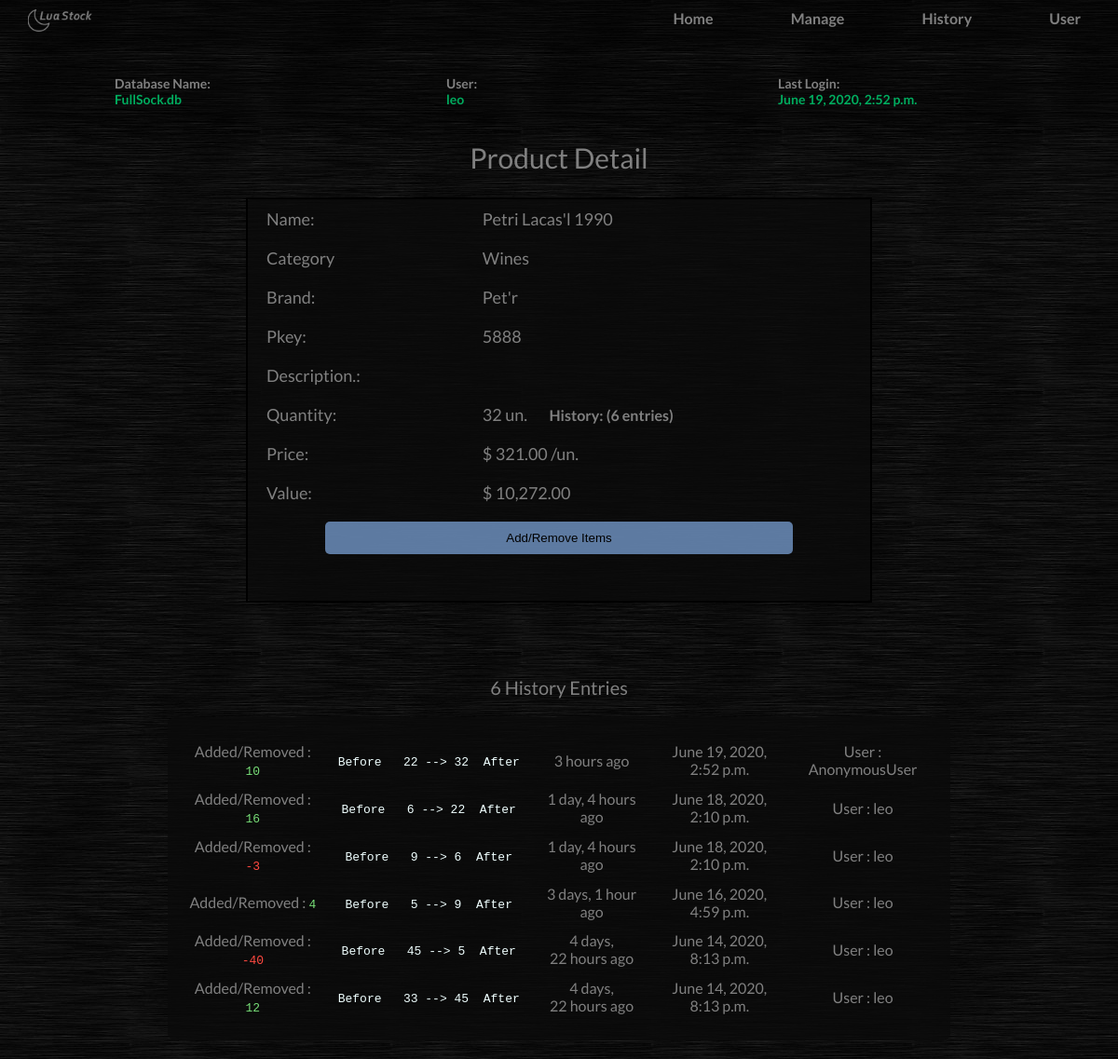
The page /stock/detail-id-21 (signed in) on the database its author committed.
### stock/models.py (models this page shows, shortened)
class Product(models.Model):
	name = models.CharField(max_length=50, unique=True)
	brand = models.CharField(max_length=20)
	category = models.ForeignKey(Category, on_delete=models.CASCADE)
	description = models.TextField(max_length=400)
	pkey = models.PositiveSmallIntegerField(unique=True, help_text="Unique Product Key. Current P.Key is unique")
	quantity = models.PositiveSmallIntegerField(help_text="Initial quantity value. Do no try to create a produt that already exists.")
	price = models.DecimalField(max_digits=8, decimal_places=2, help_text= " ex: $ 127.99 * Just type numbers")

class Category(models.Model):
	name = models.CharField(max_length=50, unique=True)
	description = models.TextField(max_length=400)
	def __str__(self):
		return self.name

class HistConf(models.Model):
	item = models.ForeignKey(Product, on_delete=models.CASCADE)
	actual= models.PositiveSmallIntegerField()
	transition = models.IntegerField()
	total = models.PositiveSmallIntegerField()
	user = models.CharField(max_length=50)
	time = models.DateTimeField()

### stock/views.py (the view, shortened to what this page needs)
# urls.py: path('detail-id-<int:pk>', views.detail, name='detail'),
def detail(request, pk):
	item = Product.objects.filter(pk=pk)[0]
	sucess= None
	remove= None
	context ={
			"pk": pk,
			"item": item,
			"value": item.quantity * item.price,
			'sucess': sucess,
			'remove': remove,
			'history': HistConf.objects.filter(item=pk)[::-1],
			}
	return render(request, 'stock/stock_detail.html', context)

### stock/templates/stock/stock_detail.html (shortened to what this page needs)
{% extends 'stock/base.html' %}
{% load static %}
{% load humanize %}
{% block title %}
    <link rel="stylesheet" href="{% static 'stock/detail.css' %}">
{%  endblock %}
{% block content %}
<div class="mainbox">
    <h2>Product Detail</h2>
    <table>
	        <tr><td>Name:         </td><td>{{item.name}}        </td>	</tr>
	        <tr><td>Category      </td><td>{{item.category}}	</td>	</tr>
	        <tr><td>Brand:        </td><td>{{item.brand}}       </td>  		</tr>
	        <tr><td>Pkey:         </td><td>{{item.pkey}}        </td>   		</tr>
	        <tr><td>Description.: </td><td>{{item.desciption}}  </td>	</tr>
	        <tr><td>Quantity:     </td><td>{{item.quantity}} un. <a href="#histtag" class='hist'> History: ({{ history|length }} entries) </a></td> </tr>
	        <tr><td>Price:        </td><td>$ {{item.price|intcomma}} /un.</td>   </tr>
	        <tr><td>Value:        </td><td>$ {{value|intcomma}}          </td> 			</tr>
	        <tr><td colspan="2" style="text-align: center;"><button onclick="hideid('hide')">Add/Remove Items</button></td></tr>
	        <form action="#" method="POST">
		        <tr>
		        	<td colspan="2" >
		        	</td>
		        </tr>
		        <tr>
		        	<td colspan="2">
		        	</td>
		        </tr>
	    	</form>
    </table>
</div>
<div>
	<a name="histtag"></a>
	<table class="histbox">
	<p style="color: gray; font-size: 20px; text-align: center;">{{ history|length }} History Entries </p>
	{% for hist in history %}
		<tr class=histli>
				<div class='hulbox'>
					<td>Added/Removed :
					{% if hist.transition > 0 %}
						 <pre style="color: #77DD77; display: inline;">{{hist.transition}}</pre>
					{% else %}
						<pre style="color: #FF4941; display: inline;">{{hist.transition}}</pre>
					{% endif %}
					</td>
					<td><pre style="color: azure; display: inline;">Before   {{hist.actual}} --> {{hist.total}}  After</pre></td>
					<td>{{hist.time|naturaltime}}</td>
					<td>{{hist.time}}</td>
					<td>User : {{hist.user}}</td>
		</tr>
	{% empty %}
	<tr><td>No history entries in this product</td></tr>
	{% endfor %}
	</table>
</div>
{% endblock %}

### stock/templates/stock/base.html (shortened to what this page needs)
{% load static %}
<!DOCTYPE html>
<html>
<head>
	<link rel="stylesheet" href="{% static 'stock/base.css' %}">
	{% block title %}
	{% endblock %}
</head>
	<body style="font-family: 'Lato', sans-serif;">
			<nav class="top-bar">
				<ul class='title-area'>
					<li class='home'> <a href="{% url 'index' %}"> Home </a></li>
					<li class='manage'><a href="{% url 'manage' %}"> Manage </a></li>
					<li class='history'><a href="{% url 'history' %}"> History </a></li>
					<li class='user'><a href="{% url 'admin:index' %}"> User </a></li>
				</ul>
			</nav>
		<table class='cols'>
			<tr>
				<th> Database Name: <div id="greenfont"> FullSock.db </div></th>
				<th> User: <div id="greenfont"> {{request.user}} </div></th>
				<th> Last Login: <div id="greenfont"> {{request.user.last_login}} </div></th>
			</tr>
		</table>
		{% block content %}
		{% endblock %}
	</body>
</html>

### stock/static/stock/base.css (style rules this page uses)
body { background-image: url("background_texture.jpg"); margin: 0px; font-family: 'Lato', sans-serif; }
.head_table, .cols, .body, .foot, .items, .fname, ul { background-color: rgb(34, 34, 34); width: 95%; padding-left: 10px; margin-left: 30px; border: 1px gray solid; border-radius: 5px; color: gray; font-size: 14px; font-family: 'Lato', sans-serif; padding: 4px 10px; padding-left: 30px; text-align: left; text-decoration: none; }
.top-bar ul { background: url("icon.png") 30px 10px ; background-repeat: no-repeat; background-size: 70px; list-style-type: none; margin: 0; padding: 10px 0px; width: 100%; text-align: right; border: 0px; border-radius: 0px; background-color: rgba(0, 0, 0, 0.4); box-shadow: 0 0 30px 0 black; }
#greenfont { color: #00AD5F; }
.top-bar li, a { display: inline; color: gray; padding: 10px 20px; padding-top: 10px; text-align: center; text-decoration: none; font-size: 16px; font-weight: bold; transition: 0.3s; }
.cols { margin-top: 35px; margin-left: 0px; background-color: rgba(0,0,0, 0.3); box-shadow: 0 20px 20px 0 rgba(0,0,0, 0.3), 0 0 20px 0 rgba(0,0,0, 0.3) ; border:0px; padding-left: 10%; width: 100%; }
.cols th { text-align: left; border-radius: 5px; padding-bottom: 0px; width: 33%; }

### stock/static/stock/detail.css (style rules this page uses)
.mainbox { width: 80%; text-align: center; margin: auto; margin-top: 30px; border-radius: 10px; margin-bottom: 40px; }
.mainbox h2 { color: gray; font-size: 30px; font-weight: normal; font-family: 'Lato', sans-serif; }
.mainbox table { font-size: 18px; font-family: 'Lato', sans-serif; list-style-type: none; background-color: rgba(10, 10, 10, 0.8); border: 2px solid black; border-radius: 10px; padding: 0px; width: 70%; color:gray; text-align: center; border-collapse: collapse; margin: auto; }
.mainbox table tr { transition: 0.1s; margin: 0px; padding: 5px 30px; font-family: 'Lato', sans-serif; width: 90%; }
.mainbox table td { padding: 10px 20px; text-align: left; }
.mainbox table td button { width: 80%; padding: 10px; border-radius: 5px; border: 0px; transition: 0.2s; background-color: rgba(128, 170, 225, 0.7); }
.histbox { width: 70%; text-align: center; margin: auto; padding: 0px; background-color: rgba(10, 10, 10, 0.8); border-radius: 8px; padding: 20px 10px; color: gray; margin-bottom: 20px; }
.histli td { color: gray; padding: 5px 10px; }

### rows shown on the page
Product: name "Petri Lacas'l 1990", category "Wines", brand "Pet'r", pkey "5888", quantity "32", price "321.00"
HistConf: transition "10", actual "22", total "32", time "3 hours ago", time "June 19, 2020, 2:52 p.m.", user "AnonymousUser"
HistConf: transition "16", actual "6", total "22", time "1 day, 4 hours ago", time "June 18, 2020, 2:10 p.m.", user "leo"
HistConf: transition "-3", actual "9", total "6", time "1 day, 4 hours ago", time "June 18, 2020, 2:10 p.m.", user "leo"
HistConf: transition "4", actual "5", total "9", time "3 days, 1 hour ago", time "June 16, 2020, 4:59 p.m.", user "leo"
HistConf: transition "-40", actual "45", total "5", time "4 days, 22 hours ago", time "June 14, 2020, 8:13 p.m.", user "leo"
HistConf: transition "12", actual "33", total "45", time "4 days, 22 hours ago", time "June 14, 2020, 8:13 p.m.", user "leo"

### other values the page prints
{{ request.user }} "leo"
{{ request.user.last_login }} "June 19, 2020, 2:52 p.m."
{{ history|length }} "6"
{{ value|intcomma }} "10,272.00"
